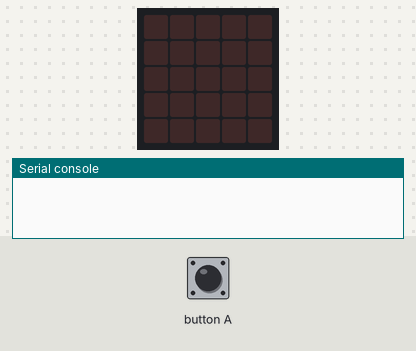
Bench run of a program on a simulated BBC micro:bit running MicroPython. Shown: the board's 5×5 LED display, the last lines printed to the serial console. Inputs (shaded band) come from the test bench. No radio messages arrive unless stated (any console line starting 'radio sent:' is added by the test bench).

Above: at 1.2 s.
1.3 s: button A pressed for 0.15 s
At 2.8 s:
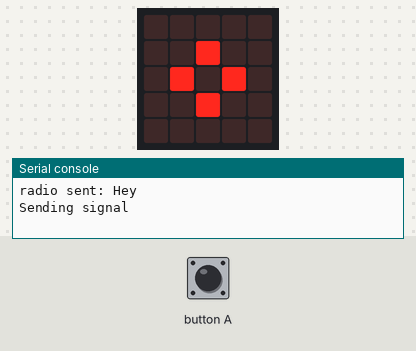
3.3 s: button A pressed for 3.2 s
At 3.9 s:
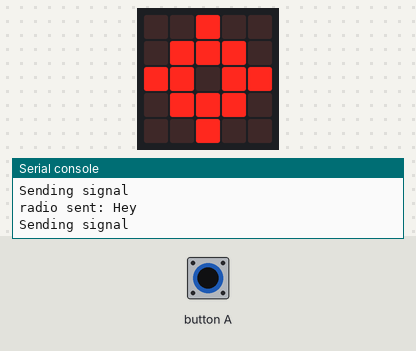
Timing chart, 0 to 6.3 s (numbered marks = the images above; inputs shaded):
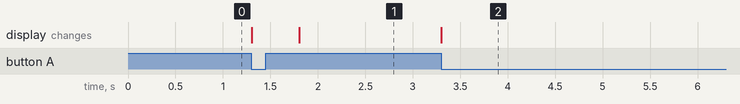

The program:

radioTRANSMITTER.py
```python
# CalciumSelenide - Wed Feb 14 06:48:15 PM CST 2022
from microbit import *
import radio

class Transciever:
    # Initialize the Controller class
    def __init__(self, messageLength: int, messageQueue: int,
                 radioChannel: int, broadcastStrength: int,
                 messageAddress: int, groupAddress: int):
        # Set all the variables for the controller class to inherit
        self.msgLength = messageLength
        self.msgQueue = messageQueue
        self.msgAddress = messageAddress
        self.grpAddress = groupAddress
        self.radioChannel = radioChannel
        self.broadcastStrength = broadcastStrength

        # Radio status
        self.status = "ON"

        # Radio message parameters
        self.message = ""
        self.rssi = None
        self.timestamp = ""

        # Turn the radio on for the initalization
        radio.on()

        # Set the radio configuration
        radio.config(length=self.msgLength, queue=self.msgQueue,
                     channel=self.radioChannel, power=self.broadcastStrength,
                     address=self.msgAddress, group=self.grpAddress)

        # Setting UART/Serial communications up
        self.serialMessage = ""

    def on(self):
        radio.on()
        self.status = "ON"

# ----------- RADIO functions of the Transciever class --------------
    def off(self):
        radio.off()
        self.status = "OFF"

    def send(self, message):
        radio.send(message)

    def recieve(self):
        tmpDetails = radio.receive_full()
        if tmpDetails:
            self.message, self.rssi, self.timestamp = tmpDetails
        else:
            self.message = ""
            self.rssi = None
            self.timestamp = ""

# ----------- UART/SERIAL functions of the Transciever class --------
    def serialEnable(self, baudRate, msgBits, msgParity, stopBits):
        uart.init(baudrate=baudRate, bits=msgBits, parity=msgParity,
                  stop=stopBits, tx=None, rx=None)

    def serialRead(self):
        serialMsg = uart.readline()
        self.serialMessage = str(serialMsg)

    def serialWrite(self, usrMessage):
        uart.write(usrMessage)

messageLength = 8  # The maximum byte length: can be up to 251 bytes
messageQueue = 1  # The amount of messages that can be stored in queue
radioChannel = 0  # Can be any value between 0 and 83
broadcastStrength = 6  # Can be any value betweeon 0 (weakest) and 7 (strongest)
messageAddress = 0x012345678  # A 32bit address    **
groupAddress = 0  # Can be any value between 0 and 255  **

# ** A messageAddress is like a house, and groupAddress is the person in that
#    that house that the message it to.

# Create your 'myController' object: this is your controller that will
# control your car.
myController = Transciever(messageLength, messageQueue, radioChannel,
                           broadcastStrength, messageAddress, groupAddress)

# Re-initialize UART/Serial to make sure the controller can communicate
# with your laptop over the cord
myController.serialEnable(115200, 8, None, 1)
recievedMessage = ""
temp = None

while True:
    # Check and see if the laptop has sent a command
    myController.serialRead()

    if (myController.serialMessage != "None"):
        # If the laptop has sent a command, format it and grab ALL of it
        recievedMessage += myController.serialMessage[2:-1]
        # display.scroll(recievedMessage)
    else:
        # If there is a final, finished, recieved message, make a decision
        if ((recievedMessage) and (recievedMessage != temp)):
            if (recievedMessage == "Key.left"):
                myController.send("LEFT")
                display.show(Image.ARROW_W)
            if (recievedMessage == "Key.right"):
                myController.send("RIGHT")
                display.show(Image.ARROW_E)
            if (recievedMessage == "Key.up"):
                myController.send("UP")
                display.show(Image.ARROW_N)
            if (recievedMessage == "Key.down"):
                myController.send("DOWN")
                display.show(Image.ARROW_S)

            if (recievedMessage == "Key.none"):
                myController.send("NONE")
                display.show(Image.DIAMOND_SMALL)

            temp = recievedMessage
            recievedMessage = ""
        elif (recievedMessage == temp):
            recievedMessage = ""


    # If the A button is pressed, then broadcast to the reciever, then
    # provide feedback to the laptop.
    if button_a.is_pressed():
        display.show(Image.TARGET)
        myController.send("Hey")
        myController.serialWrite("Sending signal\n")
        sleep(500)
        display.show(Image.DIAMOND_SMALL)
```

Measured:
- after the input at 1.3 s, the display: first changes at once (image 1 shows a later state)
- after the input at 3.3 s, the display: changes at once (image 2)
